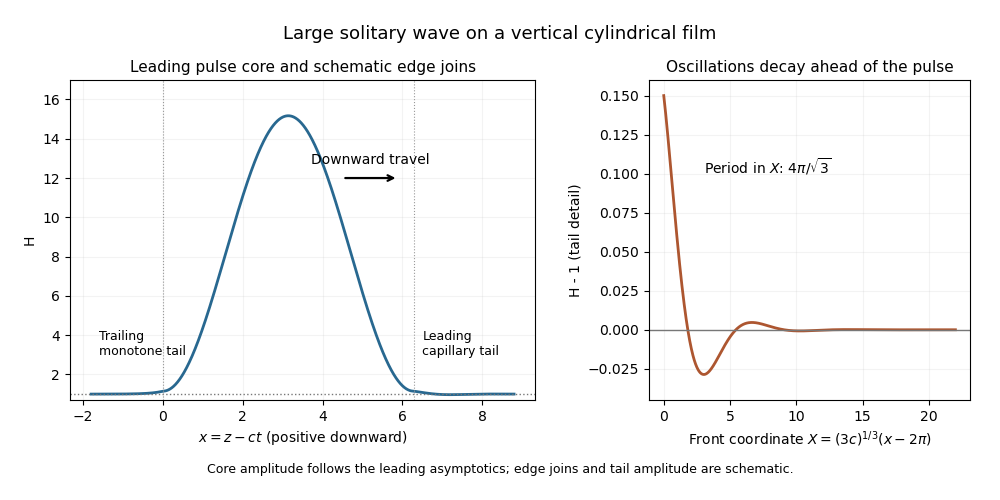

The script that drew this image:
"""Asymptotic pulse sketch, not a solved transition boundary-value problem; cwd PNG."""
from pathlib import Path
import os
if not os.environ.get('MPLCONFIGDIR'):raise RuntimeError('Supply an owned MPLCONFIGDIR')
import matplotlib
matplotlib.use('Agg')
import matplotlib.pyplot as plt
import numpy as np
c=12.;kappa=.643;s=(3*c)**(1/3);peak=kappa*s*s
fig,(ax,tail)=plt.subplots(1,2,figsize=(10,5),dpi=100,facecolor='white',gridspec_kw={'width_ratios':[1.45,1]})
for a in [ax,tail]:a.set_facecolor('white');a.grid(alpha=.15)
x=np.linspace(-1.8,8.8,1600);H=np.empty_like(x);behind=x<0;core=(x>=0)&(x<=2*np.pi);ahead=x>2*np.pi
H[behind]=1+.15*np.exp(s*x[behind]);H[core]=1.15+peak*(1-np.cos(x[core]));X=s*(x[ahead]-2*np.pi);H[ahead]=1+.15*np.exp(-X/2)*np.cos(np.sqrt(3)*X/2)
ax.plot(x,H,color='#286890',lw=2);ax.axhline(1,color='#777777',ls=':',lw=1)
ax.axvline(0,color='#999999',ls=':',lw=.8);ax.axvline(2*np.pi,color='#999999',ls=':',lw=.8)
ax.annotate('',xy=(5.9,12),xytext=(4.5,12),arrowprops={'arrowstyle':'->','lw':1.6});ax.text(5.2,12.7,'Downward travel',ha='center',fontsize=10)
ax.text(-1.6,3.0,'Trailing\nmonotone tail',fontsize=9);ax.text(6.5,3.0,'Leading\ncapillary tail',fontsize=9)
ax.set_xlabel(r'$x=z-ct$ (positive downward)');ax.set_ylabel('H');ax.set_title('Leading pulse core and schematic edge joins',fontsize=11);ax.set_ylim(.7,H.max()*1.12)
X=np.linspace(0,22,900);ht=.15*np.exp(-X/2)*np.cos(np.sqrt(3)*X/2);tail.plot(X,ht,color='#ad5630',lw=2);tail.axhline(0,color='#777777',lw=1)
tail.set_xlabel(r'Front coordinate $X=(3c)^{1/3}(x-2\pi)$');tail.set_ylabel('H - 1 (tail detail)');tail.set_title('Oscillations decay ahead of the pulse',fontsize=11)
tail.text(3,.10,r'Period in $X$: $4\pi/\sqrt{3}$',fontsize=10);tail.set_ylim(-.045,.16)
fig.subplots_adjust(left=.07,right=.97,top=.84,bottom=.20,wspace=.29)
fig.suptitle('Large solitary wave on a vertical cylindrical film',fontsize=13,y=.95)
fig.text(.5,.055,'Core amplitude follows the leading asymptotics; edge joins and tail amplitude are schematic.',ha='center',fontsize=9)
fig.savefig(Path.cwd()/(Path(__file__).stem+'.png'),dpi=100,facecolor='white',transparent=False);plt.close(fig)
